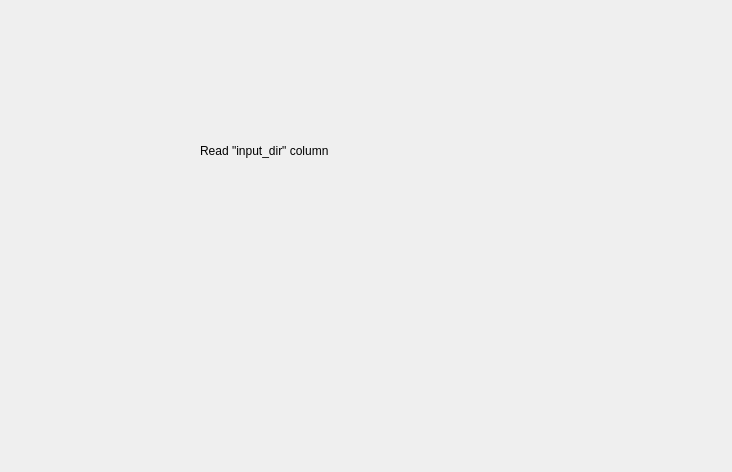
<?xml version="1.0" encoding="UTF-8"?>
<ui version="4.0">
 <class>Form</class>
 <widget class="QWidget" name="Form">
  <property name="geometry">
   <rect>
    <x>0</x>
    <y>0</y>
    <width>732</width>
    <height>472</height>
   </rect>
  </property>
  <property name="windowTitle">
   <string>Speech to Text</string>
  </property>
  <widget class="QLabel" name="label">
   <property name="geometry">
    <rect>
     <x>200</x>
     <y>130</y>
     <width>261</width>
     <height>41</height>
    </rect>
   </property>
   <property name="text">
    <string>Read "input_dir" column</string>
   </property>
  </widget>
 </widget>
 <resources/>
 <connections/>
</ui>
